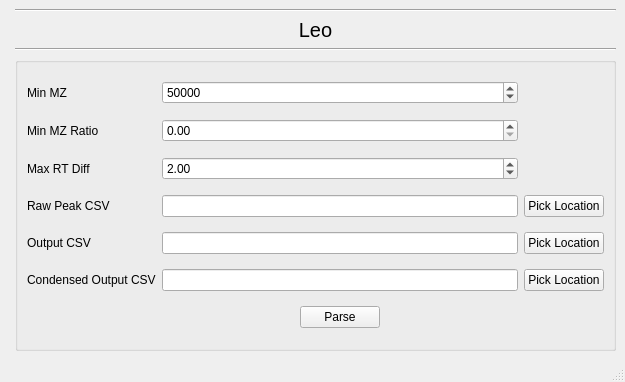
<?xml version="1.0" encoding="UTF-8"?>
<ui version="4.0">
 <class>MainWindow</class>
 <widget class="QMainWindow" name="MainWindow">
  <property name="geometry">
   <rect>
    <x>0</x>
    <y>0</y>
    <width>625</width>
    <height>382</height>
   </rect>
  </property>
  <property name="windowTitle">
   <string>LEO</string>
  </property>
  <widget class="QWidget" name="centralwidget">
   <layout class="QGridLayout" name="gridLayout_2">
    <item row="3" column="1">
     <widget class="QGroupBox" name="gridGroupBox">
      <layout class="QGridLayout" name="gridLayout" rowstretch="0,0,0,0,0,0,0" columnstretch="0,0,0,0">
       <item row="3" column="3">
        <widget class="QPushButton" name="pushButton_4">
         <property name="text">
          <string>Pick Location</string>
         </property>
        </widget>
       </item>
       <item row="1" column="0">
        <widget class="QLabel" name="minMZRatioLabel">
         <property name="text">
          <string>Min MZ Ratio</string>
         </property>
        </widget>
       </item>
       <item row="0" column="0">
        <widget class="QLabel" name="minMZLabel">
         <property name="text">
          <string>Min MZ</string>
         </property>
        </widget>
       </item>
       <item row="4" column="2">
        <widget class="QLineEdit" name="outputLocationLineEdit">
         <property name="readOnly">
          <bool>true</bool>
         </property>
        </widget>
       </item>
       <item row="2" column="0">
        <widget class="QLabel" name="maxRTDiffLabel">
         <property name="text">
          <string>Max RT Diff</string>
         </property>
        </widget>
       </item>
       <item row="5" column="3">
        <widget class="QPushButton" name="condensedOutputBtn">
         <property name="text">
          <string>Pick Location</string>
         </property>
        </widget>
       </item>
       <item row="5" column="0">
        <widget class="QLabel" name="condensedOutputLabel">
         <property name="text">
          <string>Condensed Output CSV</string>
         </property>
        </widget>
       </item>
       <item row="5" column="2">
        <widget class="QLineEdit" name="condensedOutputLineEdit">
         <property name="readOnly">
          <bool>true</bool>
         </property>
        </widget>
       </item>
       <item row="4" column="0">
        <widget class="QLabel" name="outputCSVLabel">
         <property name="text">
          <string>Output CSV</string>
         </property>
        </widget>
       </item>
       <item row="3" column="0">
        <widget class="QLabel" name="rawPeakCSVLabel">
         <property name="text">
          <string>Raw Peak CSV</string>
         </property>
        </widget>
       </item>
       <item row="3" column="2">
        <widget class="QLineEdit" name="rawPeakBtn">
         <property name="enabled">
          <bool>true</bool>
         </property>
         <property name="readOnly">
          <bool>true</bool>
         </property>
        </widget>
       </item>
       <item row="2" column="2">
        <widget class="QDoubleSpinBox" name="maxRTDiffSpinBox">
         <property name="toolTip">
          <string>Max difference from expeceted retention time.</string>
         </property>
         <property name="maximum">
          <double>20.000000000000000</double>
         </property>
         <property name="singleStep">
          <double>0.100000000000000</double>
         </property>
         <property name="value">
          <double>2.000000000000000</double>
         </property>
        </widget>
       </item>
       <item row="6" column="2" alignment="Qt::AlignHCenter">
        <widget class="QPushButton" name="parseBtn">
         <property name="maximumSize">
          <size>
           <width>16777215</width>
           <height>16777215</height>
          </size>
         </property>
         <property name="text">
          <string>Parse</string>
         </property>
        </widget>
       </item>
       <item row="1" column="2">
        <widget class="QDoubleSpinBox" name="minMZRatioSpinBox">
         <property name="toolTip">
          <string>Minimum ratio difference between test times.</string>
         </property>
         <property name="maximum">
          <double>1.000000000000000</double>
         </property>
         <property name="singleStep">
          <double>0.010000000000000</double>
         </property>
        </widget>
       </item>
       <item row="4" column="3">
        <widget class="QPushButton" name="outputLocationBtn">
         <property name="text">
          <string>Pick Location</string>
         </property>
        </widget>
       </item>
       <item row="0" column="2">
        <widget class="QSpinBox" name="minMZSpinBox">
         <property name="toolTip">
          <string>Minimum intensity/</string>
         </property>
         <property name="maximum">
          <number>1000000</number>
         </property>
         <property name="singleStep">
          <number>10000</number>
         </property>
         <property name="value">
          <number>50000</number>
         </property>
        </widget>
       </item>
      </layout>
     </widget>
    </item>
    <item row="1" column="1">
     <widget class="QLabel" name="mainTitleLabel">
      <property name="maximumSize">
       <size>
        <width>16777215</width>
        <height>50</height>
       </size>
      </property>
      <property name="font">
       <font>
        <pointsize>15</pointsize>
       </font>
      </property>
      <property name="text">
       <string>Leo</string>
      </property>
      <property name="alignment">
       <set>Qt::AlignCenter</set>
      </property>
     </widget>
    </item>
    <item row="2" column="1">
     <widget class="Line" name="line_2">
      <property name="orientation">
       <enum>Qt::Horizontal</enum>
      </property>
     </widget>
    </item>
    <item row="0" column="1">
     <widget class="Line" name="line_3">
      <property name="orientation">
       <enum>Qt::Horizontal</enum>
      </property>
     </widget>
    </item>
    <item row="1" column="0">
     <widget class="Line" name="line">
      <property name="orientation">
       <enum>Qt::Horizontal</enum>
      </property>
     </widget>
    </item>
   </layout>
  </widget>
  <widget class="QMenuBar" name="menubar">
   <property name="geometry">
    <rect>
     <x>0</x>
     <y>0</y>
     <width>625</width>
     <height>26</height>
    </rect>
   </property>
  </widget>
  <widget class="QStatusBar" name="statusbar"/>
 </widget>
 <resources/>
 <connections/>
</ui>
